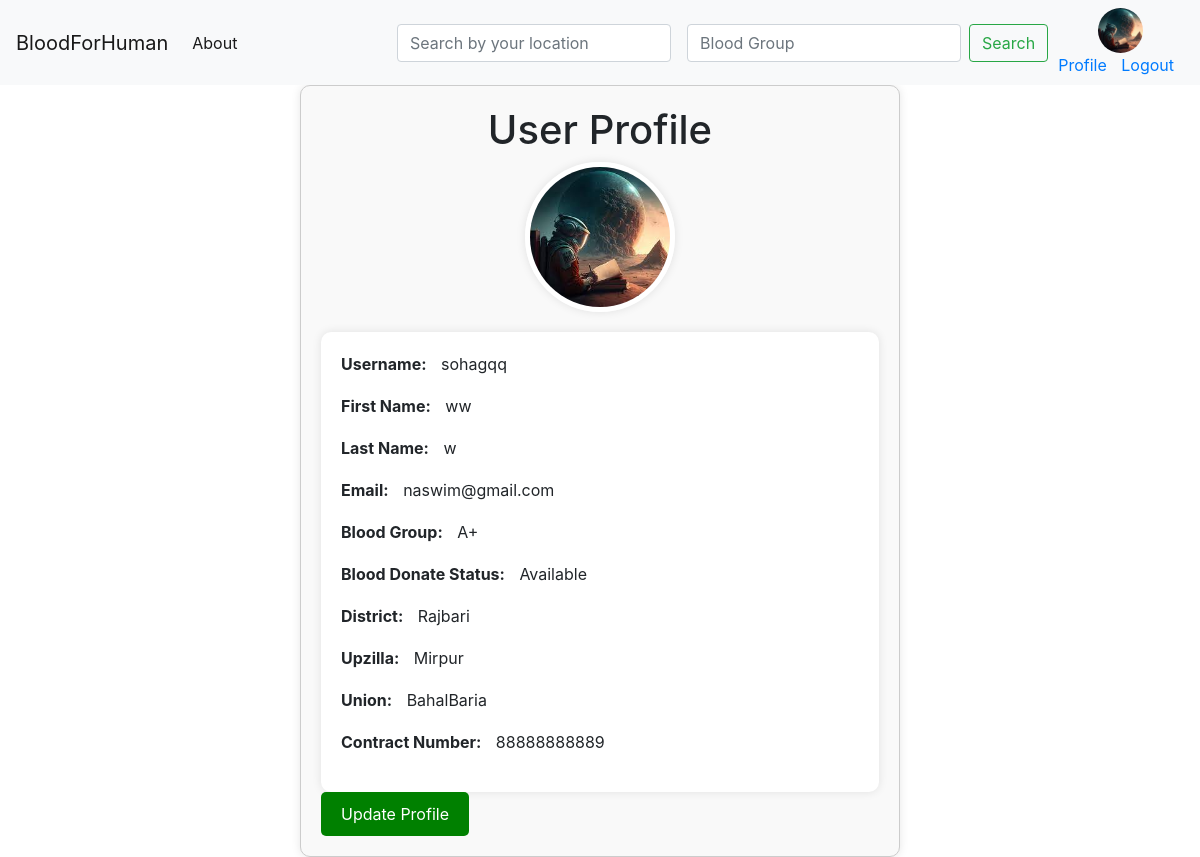
Screenshot of /profile/1 (signed in) with the database file from the repository.
### accounts/models.py (models this page shows, shortened)
class CustomUser(AbstractUser):
    username = models.CharField(max_length=50, unique=True)
    first_name = models.CharField(max_length=40,null=True, blank=True)
    last_name = models.CharField(max_length=40, null=True, blank=True)
    email = models.EmailField(unique=True)
    password = models.CharField(max_length=50)
    bloodgroup = models.CharField(max_length=10)
    registertime = models.DateTimeField(auto_now_add=True)
    updatetime = models.DateTimeField(auto_now=True)
    donateStatus = models.BooleanField(choices=DONATE_CHOICES, default=True, null=True, blank=True)
    district = models.CharField(max_length = 100, null=True, blank=True)
    subdistrict = models.CharField(max_length = 100, null=True, blank=True)
    union = models.CharField(max_length = 100, null=True, blank=True)
    contract = models.CharField(max_length=11)
    image = models.ImageField(upload_to='profile_images/', blank=True, null=True)
    location_track = models.CharField(max_length=500)

### accounts/views.py (the view)
# urls.py: path('profile/<int:pk>', ProfileViews.as_view(), name='profile'),
class ProfileViews(ListView):
    model = CustomUser
    template_name = "profile.html"
    context_object_name = 'profile'
    def get_queryset(self):
        pk = self.kwargs.get('pk')
        queryset = CustomUser.objects.filter(id=self.request.user.id)
        profile = get_object_or_404(queryset)
        return profile

### Contextprocessor/context_processor.py (called while the page is built)
def profile_picture(request):
    if request.user.is_authenticated:
        profile_image = request.user.image if hasattr(request.user, 'image') else None
        print('profile_image==== context=',profile_image)
        return {'profile_image': profile_image}
    return {}

### accounts/templates/profile.html (shortened to what this page needs)
{% extends "base.html" %}
{% load static %}
{% block content %}
<div class="profile-container">
    <div class="profile-header">
        <h1>User Profile</h1>
        {% if profile.image %}
        <img src="{{ profile.image.url }}" alt="Profile Picture" class="profile-image">
        {% endif %}
    </div>
    <div class="profile-info">
        <div class="info-row">
            <label>Username:</label>
            <span>{{ profile.username }}</span>
        </div>
        <div class="info-row">
            <label>First Name:</label>
            <span>{{ profile.first_name }}</span>
        </div>
        <div class="info-row">
            <label>Last Name:</label>
            <span>{{ profile.last_name }}</span>
        </div>
        <div class="info-row">
            <label>Email:</label>
            <span>{{ profile.email }}</span>
        </div>
        <div class="info-row">
            <label>Blood Group:</label>
            <span>{{ profile.bloodgroup }}</span>
        </div>
        <div class="info-row">
            <label>Blood Donate Status:</label>
            {% if profile.donateStatus %}
            <span>Available</span>
            {% else %}
              <span>Already Donated</span>
            {% endif %}
        </div>
        <div class="info-row">
            <label>District:</label>
            <span>{{ profile.district }}</span>
        </div>
        <div class="info-row">
            <label>Upzilla:</label>
            <span>{{ profile.subdistrict }}</span>
        </div>
         <div class="info-row">
            <label>Union:</label>
            <span>{{ profile.union }}</span>
        </div>
         <div class="info-row">
            <label>Contract Number:</label>
            <span>{{ profile.contract }}</span>
        </div>
    </div>
    <div>
        <a class="update-profile-button" href="{% url 'updateprofile' user.id %}">Update Profile</a>
    </div>
</div>
{% endblock content %}

### accounts/templates/profile.html (style rules this page uses)
.profile-container { max-width: 600px; margin: 0 auto; padding: 20px; border: 1px solid #ccc; border-radius: 10px; background-color: #f9f9f9; box-shadow: 0 0 10px rgba(0, 0, 0, 0.1); }
.profile-header { text-align: center; margin-bottom: 20px; }
.profile-image { width: 150px; height: 150px; border-radius: 50%; object-fit: cover; border: 5px solid #fff; box-shadow: 0 0 10px rgba(0, 0, 0, 0.1); }
.profile-info { padding: 20px; background-color: #fff; border-radius: 10px; box-shadow: 0 0 10px rgba(0, 0, 0, 0.1); }
.info-row { margin-bottom: 10px; }
.info-row label { font-weight: bold; }
.info-row span { margin-left: 10px; font-weight: normal; }
.update-profile-button { display: inline-block; padding: 10px 20px; background-color: green; color: #fff; text-decoration: none; border: none; border-radius: 5px; cursor: pointer; }

### rows the page displays
CustomUser: image (picture), username "sohagqq", first_name "ww", last_name "w", email "naswim@gmail.com", bloodgroup "A+", district "Rajbari", subdistrict "Mirpur", union "BahalBaria", contract "88888888889"
